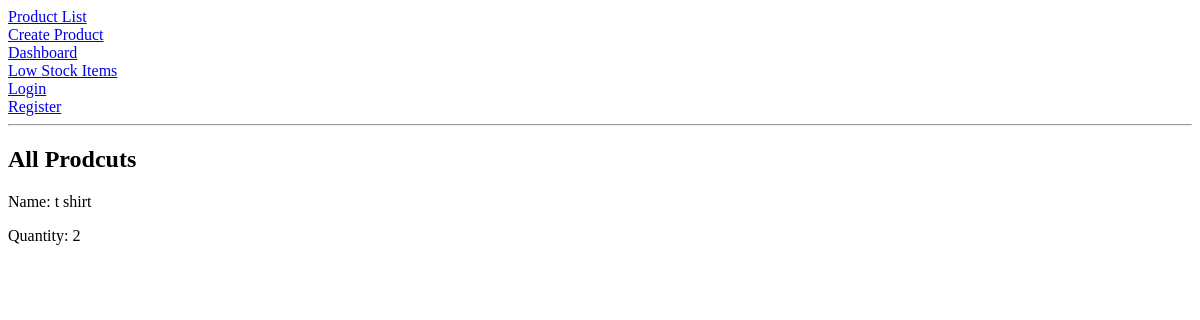
Before: /Student/ with the older database file.
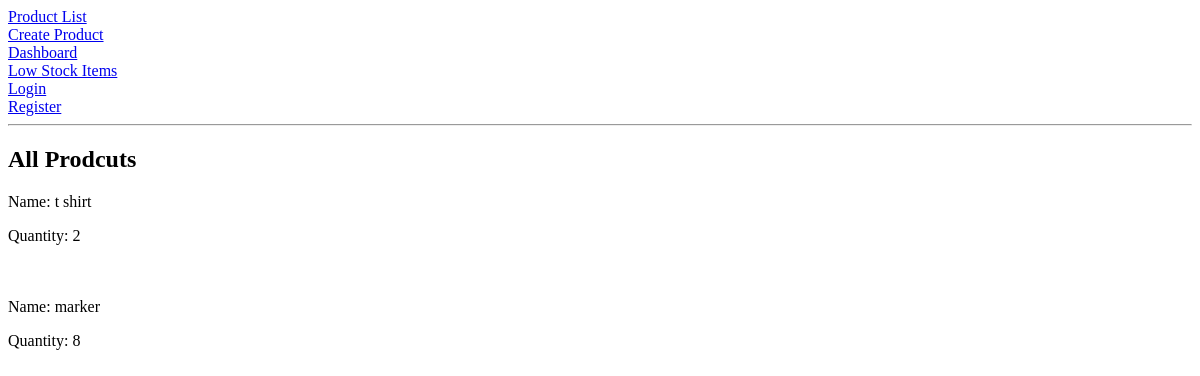
After: the same page with the newer database file.
### Student/models.py (models this page shows, shortened)
class Products(models.Model):
    name = models.CharField(max_length=70)
    quantity = models.IntegerField()
    category = models.CharField(max_length=30)

### Student/views.py (the view)
# urls.py: path('', ProductListView.as_view(), name='product_list'),
class ProductListView(ListView):
    model = Products
    template_name = 'Student/product_list.html'
    context_object_name = 'products'

### Student/templates/student/product_list.html (shortened to what this page needs)
{% extends "Student/parent.html" %}
{% block content %}
<h2>All Prodcuts</h2>
{% for product in products %}
    <p>Name: {{product.name}}</p>
    <p>Quantity: {{product.quantity}}</p>
    <br>
{% endfor %}
{% endblock %}

Changed rows visible on the page:
added Products: name "marker", quantity "8"
